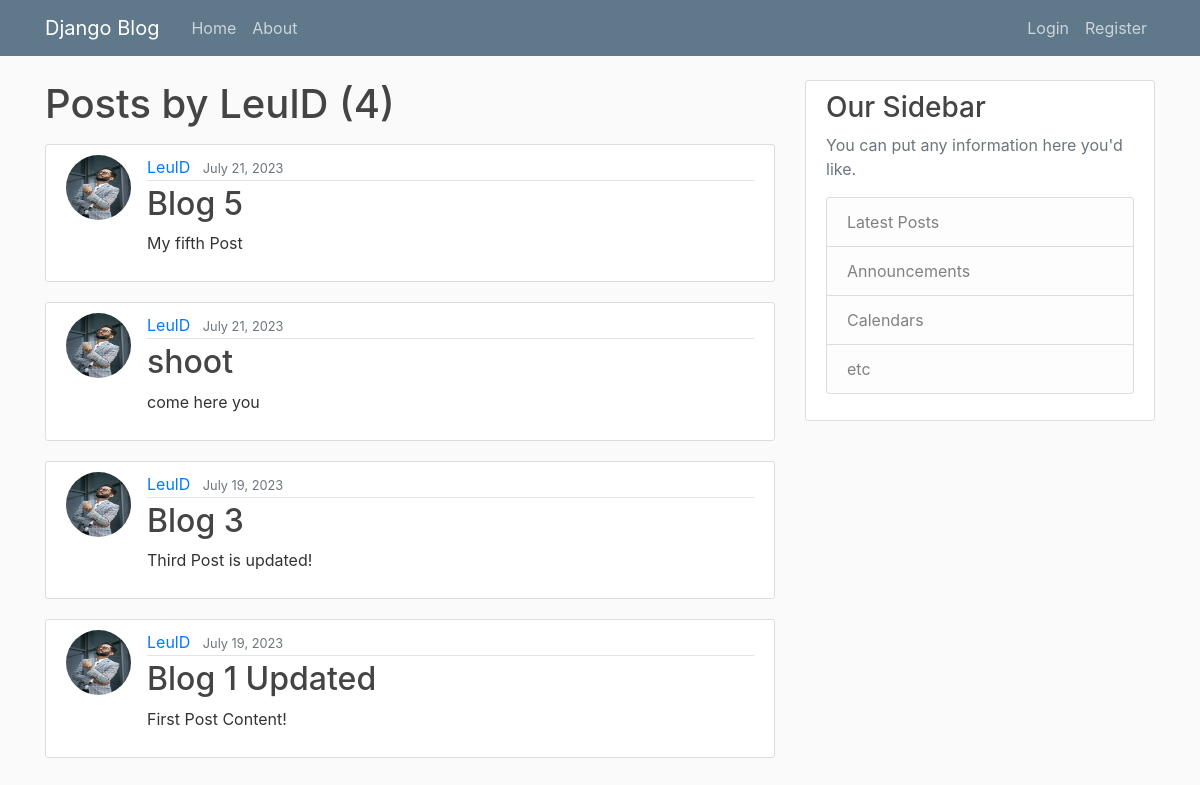
Page /user/LeulD on the earlier database version.
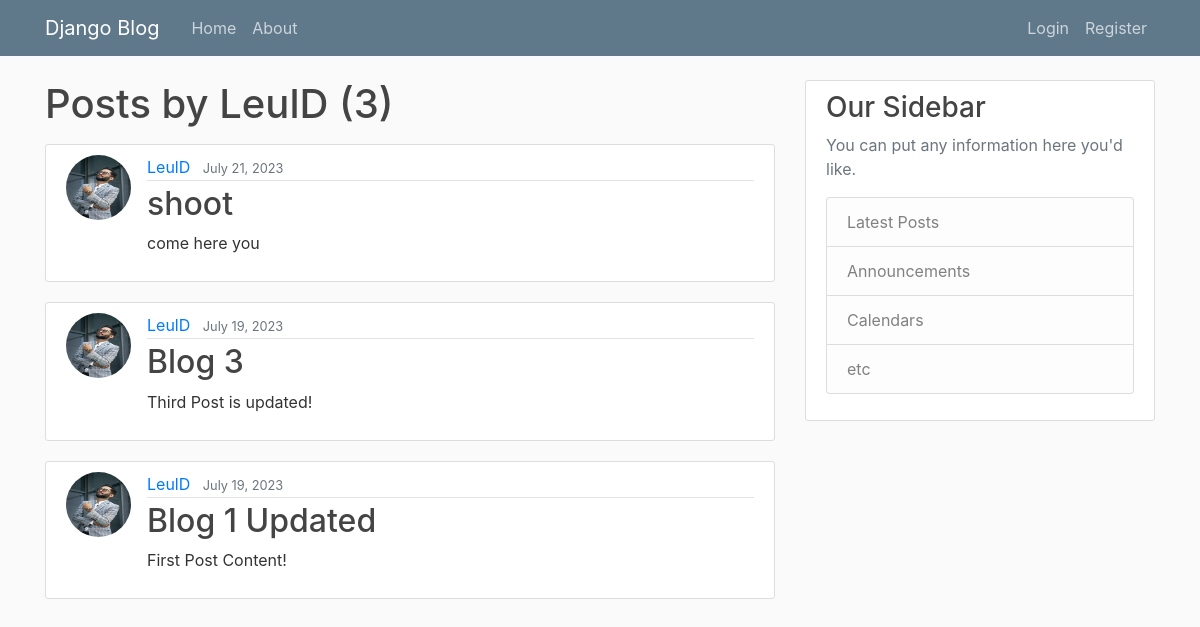
Same page on the later database version.
### _blog/models.py (models this page shows, shortened)
class Post(models.Model):
    title = models.CharField(max_length = 100)
    content = models.TextField()
    date_posted = models.DateTimeField(default = timezone.now)
    author = models.ForeignKey(User , on_delete = models.CASCADE)

### users/models.py (models this page shows, shortened)
class Profile(models.Model):
    user  = models.OneToOneField(User, on_delete=models.CASCADE)
    image = models.ImageField(default='default.jpg' , upload_to='profile_pics')

### _blog/views.py (the view)
# urls.py: path('user/<str:username>', views.UserPostListView.as_view(), name='user-post'),
class UserPostListView(ListView):
    model = Post
    template_name = '_blog/user_post.html'
    context_object_name = 'posts'
    paginate_by = 5
    def get_queryset(self):
        user = get_object_or_404(User , username = self.kwargs.get('username'))
        return Post.objects.filter(author = user).order_by('-date_posted')

### _blog/templates/_blog/user_post.html (shortened to what this page needs)
{% extends '_blog/base.html' %}
{% block content %}
    <h1 class = 'mb-3'>Posts by {{view.kwargs.username}} ({{page_obj.paginator.count}}) </h1>
    {%for post in posts%}
    <article class="media content-section">
        <img class="rounded-circle article-img" src="{{ post.author.profile.image.url }}">
        <div class="media-body">
          <div class="article-metadata">
            <a class="mr-2" href="{% url 'user-post' post.author.username %}">{{ post.author }}</a>
            <small class="text-muted">{{ post.date_posted|date:"F d, Y" }}</small>
          </div>
          <h2><a class="article-title" href="{% url 'post-detail' post.id %}">{{ post.title }}</a></h2>
          <p class="article-content">{{ post.content }}</p>
        </div>
      </article>
    {% endfor %}
{% endblock content %}

Differences in the rows shown:
removed Post: author.profile.image (picture), author "LeulD", date_posted "July 21, 2023", title "Blog 5", content "My fifth Post"
Other differences:
{{ page_obj.paginator.count }}: "4" → "3"
